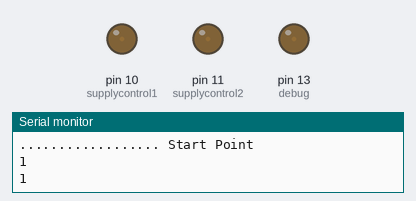
Bench run of a sketch on a simulated Arduino Mega 2560, built with avr-gcc and run on an emulated ATmega2560. Shown: output pins drawn as LEDs (lit = HIGH), the last lines printed to the serial monitor.

Above: at 1.1 s.
At 13.8 s:
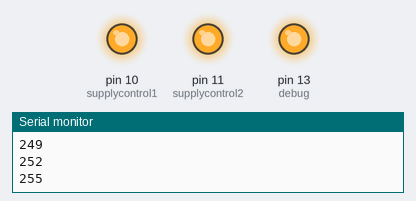
At 34.25 s:
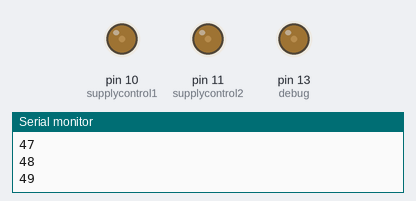
Timing chart, 0 to 40.0 s (numbered marks = the images above):
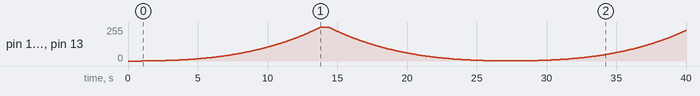

The sketch:

shawnLED.ino
```cpp
// hardware connections to the MEGA
const int debug =  LED_BUILTIN;   // the number of the on board LED pin
const int supplycontrol1 = 10;    // the number of the mosfet pin
const int supplycontrol2 = 11;    // the number of the mosfet pin

// everything is in miliseconds  (1 second = 1000 milliseconds)
float fade_down_step_time = 50;
float fade_up_step_time = 50;
float pause_time_top = 500;
float pause_time_bottom = 500;

//pre-calculated PWM levels, roughly based in cie1931, thanks Tom I
volatile int cie1931[] = {1,1,1,1,1,1,1,1,1,1,1,1,1,1,1,1,1,1,1,2,2,2,2,2,2,2,2,3,3,3,3,3,3,3,4,4,4,4,4,5,5,5,5,5,6,6,6,6,6,7,7,7,7,8,8,8,8,9,9,9,10,10,10,11,11,11,12,12,12,13,13,13,14,14,14,15,15,16,16,16,17,17,18,18,19,19,20,20,21,21,22,22,23,23,24,24,25,25,26,26,27,28,28,29,29,30,31,31,32,33,33,34,35,35,36,37,37,38,39,40,40,41,42,43,44,44,45,46,47,48,49,49,50,51,52,53,54,55,56,57,58,59,60,61,62,63,64,65,66,67,68,69,70,71,72,73,75,76,77,78,79,80,82,83,84,85,87,88,89,90,92,93,94,96,97,99,100,101,103,104,106,107,108,110,111,113,114,116,118,119,121,122,124,125,127,129,130,132,134,135,137,139,141,142,144,146,148,149,151,153,155,157,159,161,162,164,166,168,170,172,174,176,178,180,182,185,187,189,191,193,195,197,200,202,204,206,208,211,213,215,218,220,222,225,227,230,232,234,237,239,242,244,247,249,252,255};
const int lutsize = sizeof(cie1931)/sizeof(int);

//-------------------------------------------------------------------
void setup() {
  pinMode(debug, OUTPUT);
  pinMode(supplycontrol1, OUTPUT);
  pinMode(supplycontrol2, OUTPUT);

  Serial.begin(57600);

  delay(500);

  Serial.println("size of table");
  Serial.println(lutsize);

//not availble on Mega /Uno board, changing pwm duty cycle should happen here.
//analogWriteResolution(resolution);

  delay(500);
}

//-------------------------------------------------------------------
void loop() {
  Serial.println(".................. Start Point");

  //fade up chunk.
  for (int i = 0; i < lutsize; i++) {
    // PWM output the result. Get levels from
    // the pre-calculated CIE1931 table:

    analogWrite(debug, cie1931[i]);
    analogWrite(supplycontrol1, cie1931[i]);
    analogWrite(supplycontrol2, cie1931[i]);

    //int temp = cie1931[i];
    Serial.println(cie1931[i]);

    //fade up step time tweak
    delay(fade_up_step_time);

}

Serial.println("------------------ Midpoint");

//this is the pause when at of the cycle
delay(pause_time_top);

//fade down chunk. counts backward, 0 based index
  for (int j = lutsize-1; j >= 0; --j) {

    analogWrite(debug, cie1931[j]);
    analogWrite(supplycontrol1, cie1931[j]);
    analogWrite(supplycontrol2, cie1931[j]);

    Serial.println(cie1931[j]);

    //fade up step time tweak
    delay(fade_down_step_time);

}

Serial.println("^^^^^^^^^^^^^^^^^^ End Point");

delay(pause_time_bottom);

}
```

Measured:
- by itself, pin 10 (supplycontrol1), pin 11 (supplycontrol2), pin 13 (debug): 0/255 → 1/255 at 1.0 s, → 2/255 0.95 s later, → 3/255 0.40 s later, → 4/255 0.35 s later, … (507 changes in this stretch)
